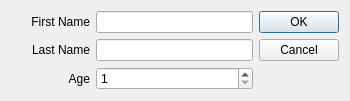
<?xml version="1.0" encoding="UTF-8"?>
<ui version="4.0">
 <class>DialogAddNewPerson</class>
 <widget class="QDialog" name="DialogAddNewPerson">
  <property name="geometry">
   <rect>
    <x>0</x>
    <y>0</y>
    <width>350</width>
    <height>101</height>
   </rect>
  </property>
  <property name="sizePolicy">
   <sizepolicy hsizetype="Preferred" vsizetype="Preferred">
    <horstretch>0</horstretch>
    <verstretch>0</verstretch>
   </sizepolicy>
  </property>
  <property name="windowTitle">
   <string>Add a new person</string>
  </property>
  <layout class="QVBoxLayout" name="verticalLayout">
   <item>
    <layout class="QHBoxLayout" name="horizontalLayout">
     <item>
      <layout class="QGridLayout" name="gridLayout">
       <item row="0" column="1" colspan="2">
        <widget class="QLineEdit" name="lineEditFirstName"/>
       </item>
       <item row="0" column="0">
        <widget class="QLabel" name="label">
         <property name="text">
          <string>First Name</string>
         </property>
         <property name="alignment">
          <set>Qt::AlignRight|Qt::AlignTrailing|Qt::AlignVCenter</set>
         </property>
        </widget>
       </item>
       <item row="1" column="0">
        <widget class="QLabel" name="label_2">
         <property name="text">
          <string>Last Name</string>
         </property>
         <property name="alignment">
          <set>Qt::AlignRight|Qt::AlignTrailing|Qt::AlignVCenter</set>
         </property>
        </widget>
       </item>
       <item row="2" column="1" colspan="2">
        <widget class="QSpinBox" name="spinBoxAge">
         <property name="minimum">
          <number>1</number>
         </property>
         <property name="maximum">
          <number>150</number>
         </property>
        </widget>
       </item>
       <item row="1" column="1" colspan="2">
        <widget class="QLineEdit" name="lineEditLastName"/>
       </item>
       <item row="2" column="0">
        <widget class="QLabel" name="label_3">
         <property name="text">
          <string>Age</string>
         </property>
         <property name="alignment">
          <set>Qt::AlignRight|Qt::AlignTrailing|Qt::AlignVCenter</set>
         </property>
        </widget>
       </item>
      </layout>
     </item>
     <item>
      <widget class="QDialogButtonBox" name="buttonBox">
       <property name="orientation">
        <enum>Qt::Vertical</enum>
       </property>
       <property name="standardButtons">
        <set>QDialogButtonBox::Cancel|QDialogButtonBox::Ok</set>
       </property>
      </widget>
     </item>
    </layout>
   </item>
  </layout>
 </widget>
 <tabstops>
  <tabstop>lineEditFirstName</tabstop>
  <tabstop>lineEditLastName</tabstop>
  <tabstop>spinBoxAge</tabstop>
 </tabstops>
 <resources/>
 <connections>
  <connection>
   <sender>buttonBox</sender>
   <signal>accepted()</signal>
   <receiver>DialogAddNewPerson</receiver>
   <slot>accept()</slot>
   <hints>
    <hint type="sourcelabel">
     <x>248</x>
     <y>254</y>
    </hint>
    <hint type="destinationlabel">
     <x>157</x>
     <y>274</y>
    </hint>
   </hints>
  </connection>
  <connection>
   <sender>buttonBox</sender>
   <signal>rejected()</signal>
   <receiver>DialogAddNewPerson</receiver>
   <slot>reject()</slot>
   <hints>
    <hint type="sourcelabel">
     <x>316</x>
     <y>260</y>
    </hint>
    <hint type="destinationlabel">
     <x>286</x>
     <y>274</y>
    </hint>
   </hints>
  </connection>
 </connections>
</ui>
